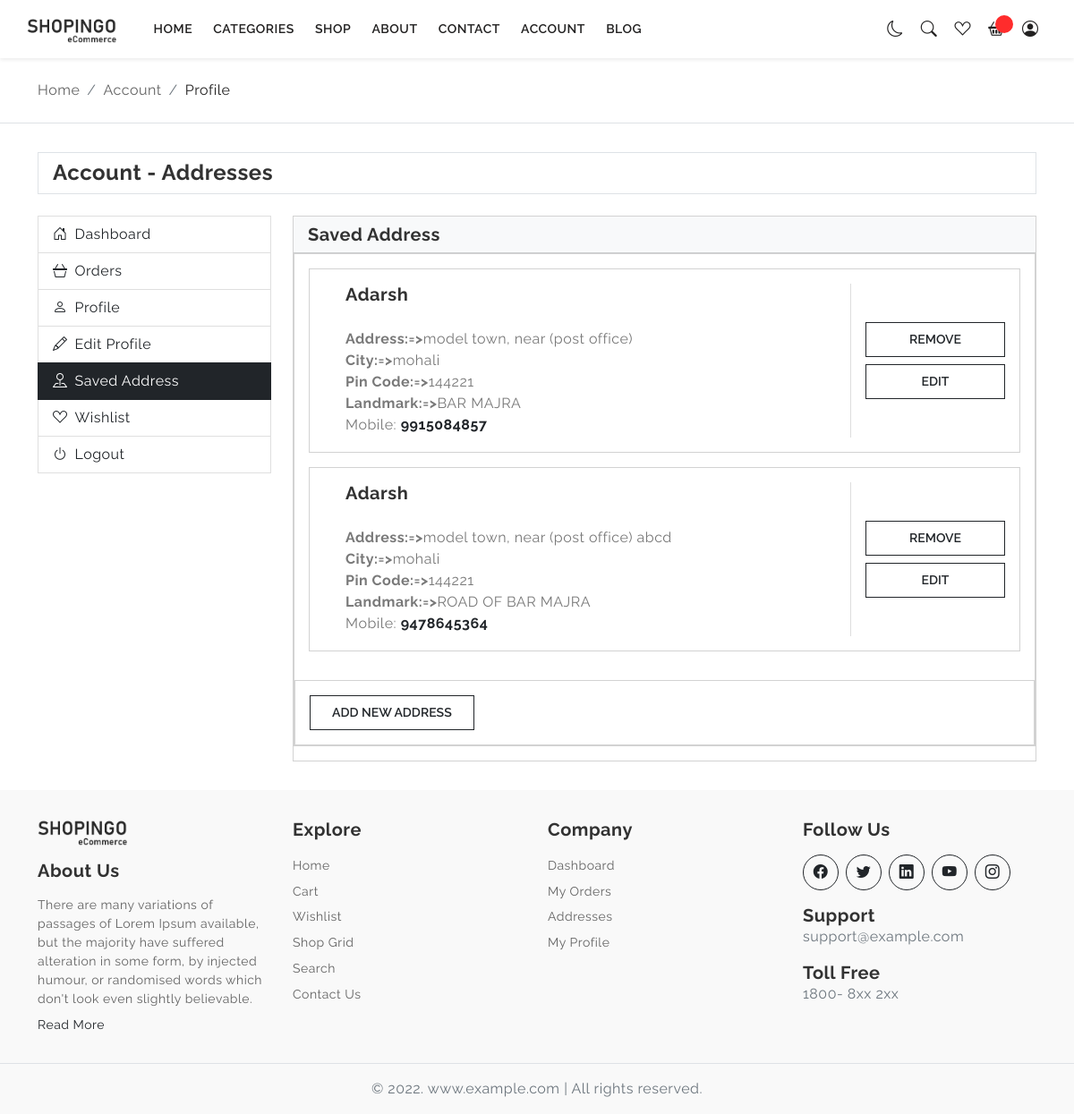
Page /src/view/account-saved-address.php (signed in) on the committed database.
### tables this page shows
CREATE TABLE `user_address` (
  `id` int NOT NULL,
  `user_id` int NOT NULL,
  `address` varchar(255) NOT NULL,
  `state` varchar(255) NOT NULL,
  `city` varchar(255) NOT NULL,
  `landmark` varchar(255) NOT NULL,
  `pin_code` int NOT NULL,
  `contact_number` varchar(255) NOT NULL,
  `selected_address` int NOT NULL DEFAULT '0',
  `isDeleted` int NOT NULL DEFAULT '0',
  `created_at` timestamp NOT NULL DEFAULT CURRENT_TIMESTAMP,
  `updated_at` datetime DEFAULT CURRENT_TIMESTAMP ON UPDATE CURRENT_TIMESTAMP,
  `is_deleted` int DEFAULT NULL
);

### src/controller/user_address_handle.php (called while the page is built, shortened)
<?php
include '../model/user_address.php';
$user_id = $_SESSION['user_id'];
$condition_2 = "isDeleted = 0";
$data_container = fetchAddress($user_id ,$condition_2);
?>

### src/model/user_address.php (called while the page is built, shortened)
<?php
include '../../config/connection.php';
function fetchAddress($user_id ,$condition_2)
{
    global $conn;
    $data_container = array();
    $fetch_query = "SELECT * FROM `user_address` WHERE user_id = ? AND $condition_2";
    $stmt = mysqli_prepare($conn, $fetch_query);
    mysqli_stmt_bind_param($stmt, "i", $user_id);
    mysqli_stmt_execute($stmt);
    $execute = mysqli_stmt_get_result($stmt);
    while ($row = mysqli_fetch_assoc($execute)) {
        $data_container[] = $row;
    }
    return $data_container;
}
?>

### src/view/account-saved-address.php (the view, shortened to what this page needs)
<?php
if (isset($_SESSION['user_login'])) {
  include '../../includes/header.php';
  include_once '../../includes/nav.php';
  include '../controller/user_address_handle.php';
  ?>
  <div class="page-content">
    <div class="py-4 border-bottom">
      <div class="container">
        <nav aria-label="breadcrumb">
          <ol class="breadcrumb mb-0">
            <li class="breadcrumb-item"><a href="javascript:;">Home</a></li>
            <li class="breadcrumb-item"><a href="javascript:;">Account</a></li>
            <li class="breadcrumb-item active" aria-current="page">Profile</li>
          </ol>
        </nav>
      </div>
    </div>
    <section class="section-padding">
      <div class="container">
        <div class="d-flex align-items-center px-3 py-2 border mb-4">
          <div class="text-start">
            <h4 class="mb-0 h4 fw-bold">Account - Addresses</h4>
          </div>
        </div>
        <div class="row">
          <div class="col-12 col-xl-3 filter-column">
            <nav class="navbar navbar-expand-xl flex-wrap p-0">
              <div class="offcanvas offcanvas-start" tabindex="-1" id="offcanvasNavbarFilter"
                aria-labelledby="offcanvasNavbarFilterLabel">
                <div class="offcanvas-body account-menu">
                  <div class="list-group w-100 rounded-0">
                    <a href="account-dashboard.php" class="list-group-item"><i
                        class="bi bi-house-door me-2"></i>Dashboard</a>
                    <a href="account-orders.php" class="list-group-item"><i class="bi bi-basket3 me-2"></i>Orders</a>
                    <a href="account-profile.php" class="list-group-item"><i class="bi bi-person me-2"></i>Profile</a>
                    <a href="account-edit-profile.php" class="list-group-item"><i class="bi bi-pencil me-2"></i>Edit
                      Profile</a>
                    <a href="account-saved-address.php" class="list-group-item active"><i
                        class="bi bi-pin-map me-2"></i>Saved Address</a>
                    <a href="wishlist.php" class="list-group-item"><i class="bi bi-suit-heart me-2"></i>Wishlist</a>
                    <a href="../controller/logout.php" class="list-group-item"><i class="bi bi-power me-2"></i>Logout</a>
                  </div>
                </div>
              </div>
            </nav>
          </div>
          <div class="col-12 col-xl-9">
            <div class="card rounded-0">
              <div class="card-header bg-light">
                <div class="d-flex align-items-center">
                  <div class="flex-grow-1">
                    <h5 class="fw-bold mb-0">Saved Address</h5>
                  </div>
                </div>
              </div>
              <div class="card rounded-0 mb-3">
                <div class="card-body">
                  <?php
                  if (!empty($data_container)) {
                    foreach ($data_container as $address_data) {
                      $user_address_id = $address_data['id'];
                      ?>
                      <div class="card rounded-0 mb-3">
                        <div class="card-body">
                          <div class="d-flex flex-column flex-xl-row gap-3">
                            <div class="address-info form-check flex-grow-1">
                              <label class="form-check-label">
                                <span class="fw-bold mb-0 h5">
                                  <?php echo $_SESSION['username']; ?>
                                </span><br>
                                <br>
                                <?php echo '<b>Address:=></b>' . $address_data['address']; ?><br>
                                <?php echo '<b>City:=></b>' . $address_data['city'] ?> <br>
                                <?php echo '<b>Pin Code:=></b>' . $address_data['pin_code'] ?><br>
                                <?php echo '<b>Landmark:=></b>' . $address_data['landmark']; ?><br>
                                Mobile: <span class="text-dark fw-bold">
                                  <?php echo $address_data['contact_number']; ?>
                                </span>
                              </label>
                            </div>
                            <div class="d-grid gap-2 align-self-start align-self-xl-center">
                              <form action="../controller/edit_address_handle.php" method="POST">
                                <button type="submit" name="delete_address_btn"
                                  class="btn btn-outline-dark px-5 btn-ecomm">Remove</button>
                              </form>
                              <button type="button" class="btn btn-outline-dark px-5 btn-ecomm edit-address-btn"
                                data-bs-toggle="modal" data-bs-target="#EditAddressModal"
                                data-address-id="<?php echo $address_data['id']; ?>"
                                data-pin-code="<?php echo $address_data['pin_code']; ?>"
                                data-address="<?php echo $address_data['address']; ?>"
                                data-landmark="<?php echo $address_data['landmark']; ?>"
                                data-city="<?php echo $address_data['city']; ?>"
                                data-state="<?php echo $address_data['state']; ?>"
                                data-contact="<?php echo $address_data['contact_number']; ?>" onclick="openEditModal(this)">
                                Edit
                              </button>
                            </div>
                          </div>
                        </div>
                      </div>
                      <?php
                    }
                  } else {
                    echo '<p>No addresses found for the user.</p>';
                  } ?>
                </div>
                <div class="card rounded-0">
                  <div class="card-body">
                    <button type="button" class="btn btn-outline-dark btn-ecomm" data-bs-toggle="modal"
                      data-bs-target="#NewAddress<?= $user_address_id; ?>">Add New Address</button>
                  </div>
                </div>
              </div>
            </div>
          </div>
        </div>
      </div>
    </section>
  </div>
  <?php include '../../includes/footer.php' ?>
    </body>
    </html>
  <?php } else {
  header("Location: ./login.php");
}
?>

### assets/css/style.css (style rules this page uses)
body { color: #797979; letter-spacing: 0.5px; background-color: #ffffff; font-family: 'Raleway', sans-serif; }
::placeholder { opacity: 0.5 !important; }
.h1, .h2, .h3, .h4, .h5, .h6, h1, h2, h3, h4, h5, h6 { color: #323232; }
.offcanvas-start { width: 280px; }
.page-content { padding-top: 65px; }
.btn-ecomm { font-size: 14px; text-transform: uppercase; font-weight: 600; padding: 0.5rem 1.5rem; border-radius: 0; z-index: 6; }
.filter-column .offcanvas-start { width: 320px; }
.filter-column .offcanvas { z-index: 21; }
@media (min-width: 1200px) { .filter-column .offcanvas { z-index: 19; } }
.breadcrumb li a { color: #636363; }
.breadcrumb li.active { color: #222121; }
.section-padding { padding-top: 2rem !important; padding-bottom: 2rem !important; }
.account-menu .list-group-item { color: #212529; }
.account-menu .list-group-item.active { color: #ffffff; background-color: #212529; border-color: #212529; }

### rows in the picture
user_address: address "model town, near (post office)", city "mohali", pin_code "144221", landmark "BAR MAJRA", contact_number "9915084857"
user_address: address "model town, near (post office) abcd", city "mohali", pin_code "144221", landmark "ROAD OF BAR MAJRA", contact_number "9478645364"
